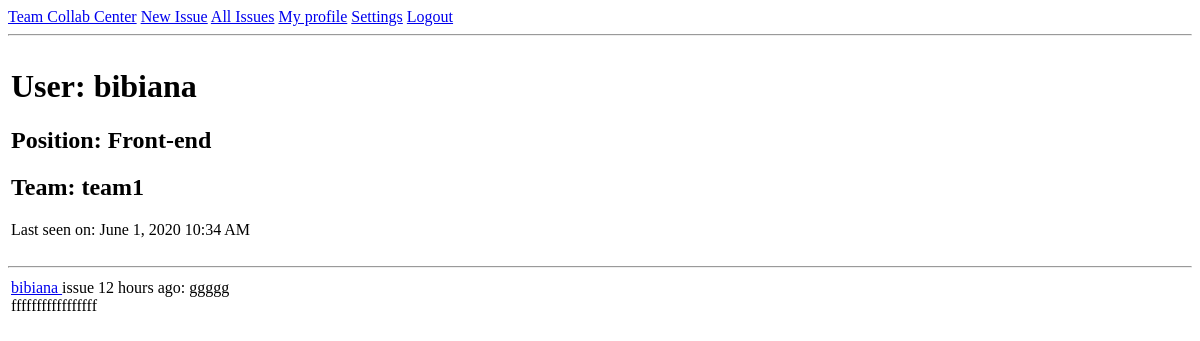
The app's page /user/bibiana (signed in), older data.
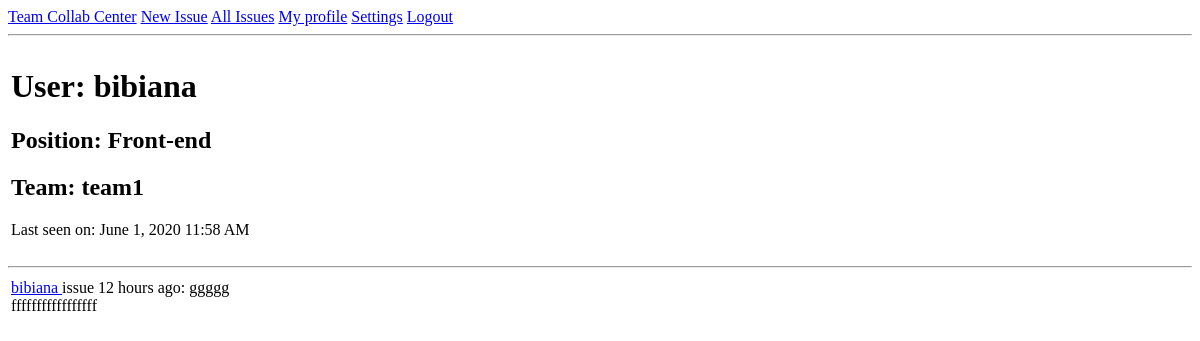
The same page, newer data.
### app/models.py (models this page shows, shortened)
class User(UserMixin, db.Model):
    __tablename__='users'
    id = db.Column(db.Integer, primary_key=True)
    username = db.Column(db.String(64), index=True, unique=True)
    email = db.Column(db.String(120), index=True, unique=True)
    password_hash = db.Column(db.String(128))
    posts = db.relationship('Post', backref='author', lazy='dynamic')
    position_id = db.Column(db.Integer, db.ForeignKey('position.id'))
    about_me = db.Column(db.String(240))
    last_seen = db.Column(db.DateTime, default=datetime.utcnow)
    team_id = db.Column(db.Integer, db.ForeignKey('teams.id'))

class Position(db.Model):
    __tablename__='position'
    id = db.Column(db.Integer, primary_key=True)
    name = db.Column(db.String(64), unique=True)
    members = db.relationship('User', backref='position_members')

class Team(db.Model):
    __tablename__='teams'
    id = db.Column(db.Integer, primary_key=True)
    name = db.Column(db.String(64), unique=True)
    members = db.relationship('User', backref='team_members')
    team_posts = db.relationship('Post', backref='team_posts')

class Post(db.Model):
    __tablename__='posts'
    id = db.Column(db.Integer, primary_key=True)
    title = db.Column(db.String(64))
    description = db.Column(db.String(1000))
    timestamp = db.Column(db.DateTime, index=True, default=datetime.utcnow)
    user_id = db.Column(db.Integer, db.ForeignKey('users.id'))
    team_id = db.Column(db.Integer, db.ForeignKey('teams.id'))

### app/routes.py (the view)
@app.route('/user/<username>')
@login_required
def user(username):
    user = User.query.filter_by(username=username).first_or_404()
    page = request.args.get('page', 1, type=int)
    posts = Post.query.filter_by(user_id=user.id).order_by(
        Post.timestamp.desc()).paginate(
        page, app.config['POSTS_PER_PAGE'], False)
    next_url = url_for('user', username=user.username, page=posts.next_num) \
        if posts.has_next else None
    prev_url = url_for('user', username=user.username, page=posts.prev_num) \
        if posts.has_prev else None
    return render_template('user.html', user=user, posts=posts.items,
                           next_url=next_url, prev_url=prev_url)

### app/models.py (called while the page is built)
@login.user_loader
def load_user(id):
    return User.query.get(int(id))

### app/routes.py (called while the page is built)
@app.before_request
def before_request():
    if current_user.is_authenticated:
        current_user.last_seen = datetime.utcnow()
        db.session.commit()

### app/templates/user.html (shortened to what this page needs)
{% extends "base.html" %}
{% block content %}
    <table>
        <tr valign="top">
            <td>
                <h1>User: {{ user.username }}</h1>
                <h2>Position: {{ user.position_members.name }}</h2>
                <h2>Team: {{ user.team_members.name }}</h2>
                {% if user.last_seen %}
                    <p>Last seen on: {{ moment(user.last_seen).format('LLL') }}</p>
                {% endif %}
            </td>
        </tr>
    </table>
    <hr>
    {% for post in posts %}
        {% include '_post.html' %}
    {% endfor %}
{% endblock %}

### app/templates/base.html (shortened to what this page needs)
<!DOCTYPE html>
<html lang="en">
<head>
</head>
<body>
    <div>
        <a href="{{ url_for('index') }}">Team Collab Center</a>
        {% if current_user.is_anonymous %}
        <a href="{{ url_for('login') }}">Login</a>
        {% else %}
        <a href="{{ url_for('create_issue') }}">New Issue</a>
        <a href="{{ url_for('explore') }}">All Issues</a>
        <a href="{{ url_for('user', username=current_user.username) }}">My profile</a>
        <a href="#">Settings</a>
        <a href="{{ url_for('logout') }}">Logout</a>
        {% endif %}
    </div>
    <hr>
    {% block content %}{% endblock %}
</body>
</html>

### app/templates/_post.html
<table>
    <tr valign="top">
        <td>
            <a href="{{ url_for('user', username=post.author.username) }}">
            {{ post.author.username }}
            </a>
            issue {{ moment(post.timestamp).fromNow() }}: {{ post.title }}
            <br>
            {{ post.description }}
        </td>
    </tr>
</table>

Row changes from the older to the newer data that the page shows:
changed User "bibiana": last_seen "June 1, 2020 10:34 AM" → "June 1, 2020 11:58 AM"
